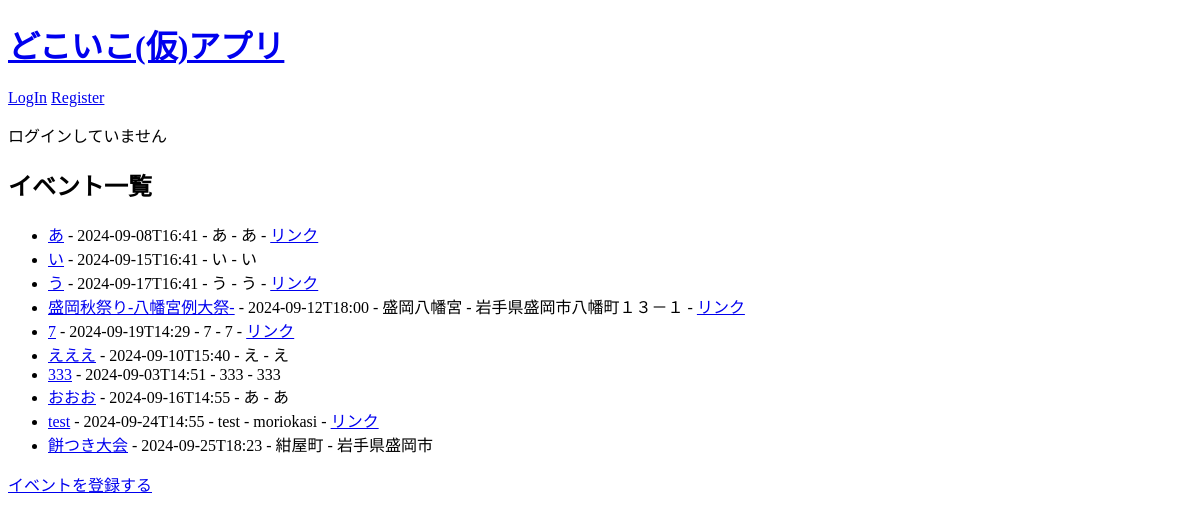
Before: / with the older database file.
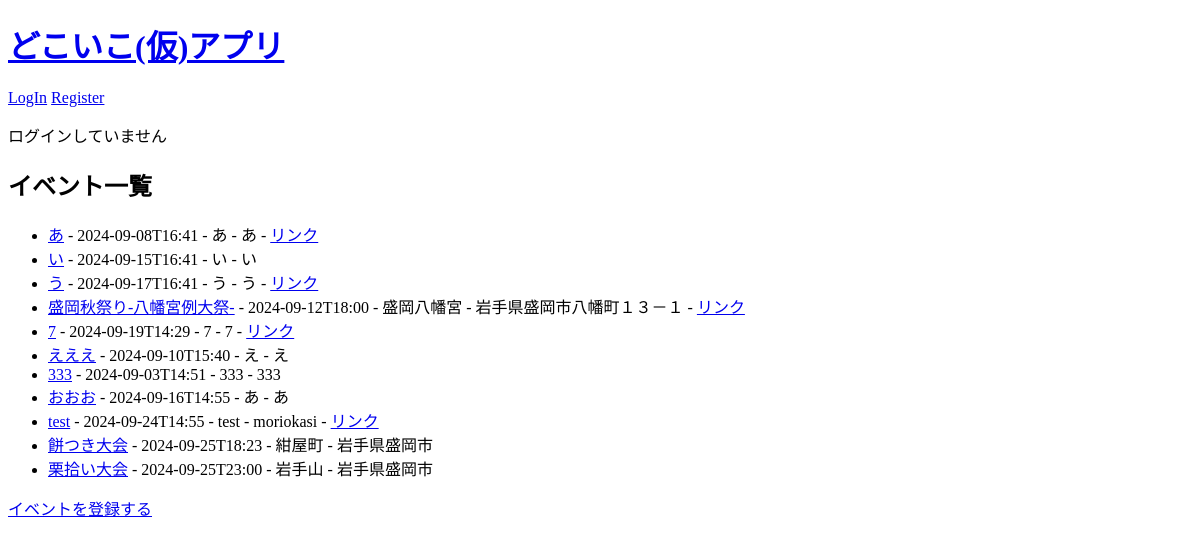
After: the same page with the newer database file.
### config.py (models this page shows)
class Event(Model):
    name = CharField()
    content = TextField(null=True)
    date = DateTimeField()
    place = CharField()
    address = CharField()
    url = CharField(null=True)
    image = CharField(null=True)  # 画像ファイル名を保存するフィールド
    class Meta:
        database = db
        table_name = "events"

### app.py (the view)
@app.route("/", methods=["GET", "POST"])
def index():  # データベースからすべてのイベントを取得
    events = Event.select()
    return render_template("index.html", events=events)

### templates/index.html (shortened to what this page needs)
<!DOCTYPE html>
<html lang="ja">
<head>
</head>
<body>
   <div class="page">
       <h1><a href="{{ url_for('index') }}">どこいこ(仮)アプリ</a></h1>
       <div class="metanav">
           {% if not current_user.is_authenticated %}
               <a href="{{ url_for('user_bp.login') }}">LogIn</a>
               <a href="{{ url_for('user_bp.register') }}">Register</a>
           {% else %}
               <a href="{{ url_for('user_bp.logout') }}">LogOut</a>
           {% endif %}
       </div>
    {% if current_user.is_authenticated %}
        <p>{{ current_user.name }} さんこんにちは</p>
    {% else %}
        <p>ログインしていません</p>
    {% endif %}
    <h2>イベント一覧</h2>
    <ul>
        {% for event in events %}
        <li>
            <a href="{{ url_for('event_detail', event_id=event.id) }}">{{ event.name }}</a>
            - {{ event.date }}
            - {{ event.place }}
            - {{ event.address }}
            {% if event.url %}
            - <a href="{{ event.url }}" target="_blank">リンク</a>
            {% endif %}
        </li>
        {% endfor %}
    </ul>
    <a href="{{ url_for('create_events') }}">イベントを登録する</a>
</body>
</html>

Changed rows visible on the page:
added Event: name "栗拾い大会", date "2024-09-25T23:00", place "岩手山", address "岩手県盛岡市"
